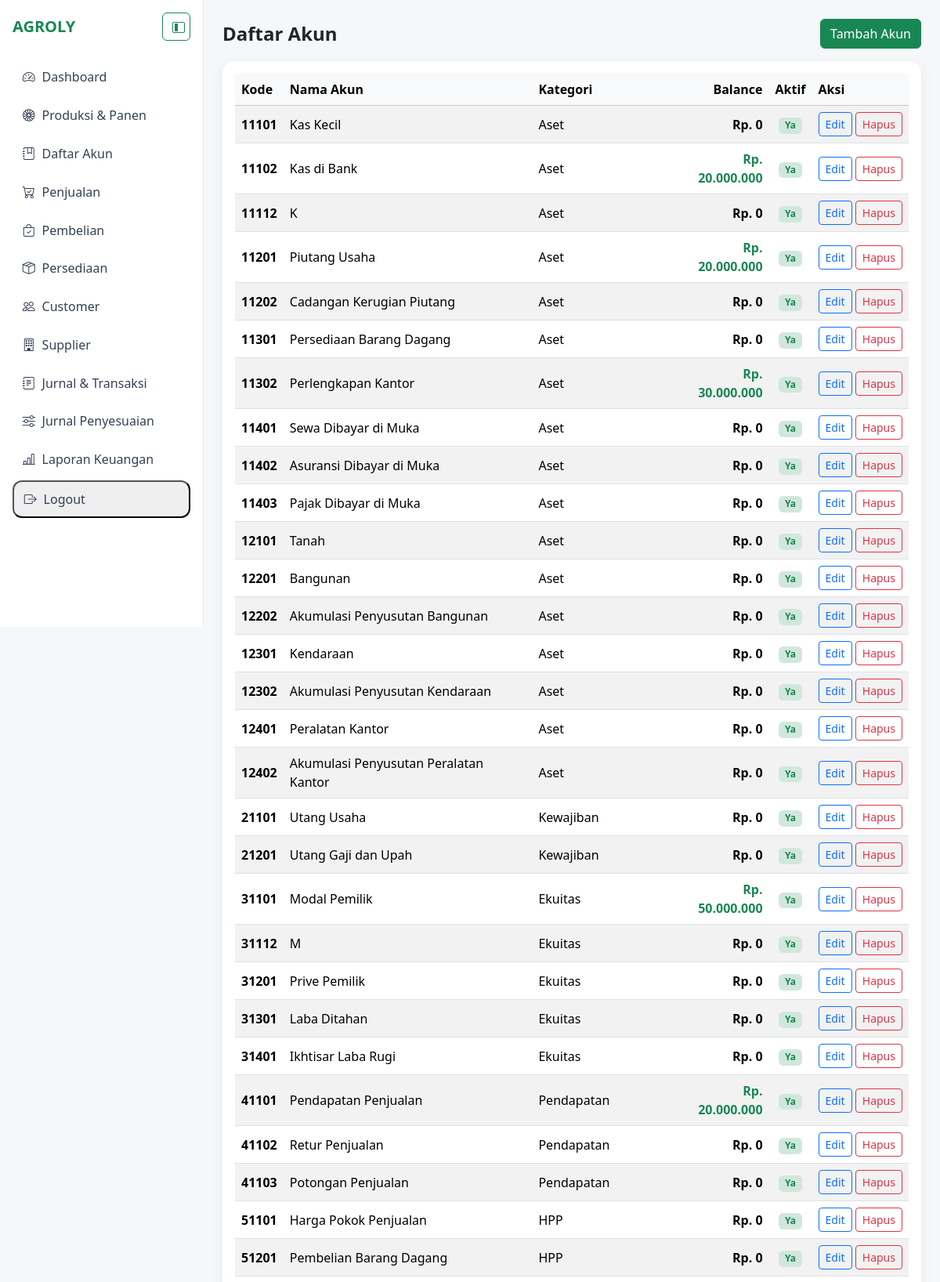
The page /akuntansi/daftar-akun/ (signed in, upper part) on the database its author committed.
### agroly/akuntansi/models.py (models this page shows, shortened)
class Akun(models.Model):
    KATEGORI_AKUN = (
        ("aset", "Aset"),
        ("kewajiban", "Kewajiban"),
        ("ekuitas", "Ekuitas"),
        ("pendapatan", "Pendapatan"),
        ("hpp", "HPP"),
        ("beban_operasional", "Beban Operasional"),
        ("pendapatan_lain", "Pendapatan Lain-lain"),
        ("beban_lain", "Beban Lain-lain"),
    )
    kode_akun = models.CharField(max_length=10, unique=True)
    nama_akun = models.CharField(max_length=150)
    kategori_akun = models.CharField(max_length=30, choices=KATEGORI_AKUN)
    aktif = models.BooleanField(default=True)
    class Meta:
        db_table = "akun"
        ordering = ["kode_akun"]

### agroly/akuntansi/views.py (the view)
# urls.py: path("daftar-akun/", AkunListView.as_view(), name="daftar_akun"),
class AkunListView(LoginRequiredMixin, ListView):
    model = Akun
    template_name = "akuntansi/akun_list.html"
    context_object_name = "daftar_akun"
    def get_context_data(self, **kwargs):
        context = super().get_context_data(**kwargs)
        context["daftar_akun"] = [
            {"akun": akun, **ServiceLaporanKeuangan.balance_akun_untuk_daftar(akun)}
            for akun in context["daftar_akun"]
        ]
        return context

### agroly/akuntansi/services.py (called while the page is built)
    @staticmethod
    def saldo_akun(akun: Akun) -> Decimal:
        agregat = JurnalDetail.objects.filter(akun=akun).aggregate(
            total_debit=Sum("debit"),
            total_kredit=Sum("kredit"),
        )
        debit = agregat["total_debit"] or Decimal("0")
        kredit = agregat["total_kredit"] or Decimal("0")
        if akun.kategori_akun in KATEGORI_SALDO_NORMAL_KREDIT:
            return kredit - debit
        return debit - kredit

    @staticmethod
    def balance_akun_untuk_daftar(akun: Akun) -> dict:
        saldo = ServiceLaporanKeuangan.saldo_akun(akun)
        return {"saldo": saldo}

### agroly/akuntansi/templatetags/akuntansi_filters.py (called while the page is built)
@register.filter
def format_rp_neraca(nilai):
    return format_rupiah_neraca(nilai)

### agroly/utils/format_rupiah.py (called while the page is built)
def format_rupiah(nilai) -> str:
    amount = Decimal(nilai or 0).quantize(Decimal("1"), rounding=ROUND_HALF_UP)
    sign = "-" if amount < 0 else ""
    amount = abs(amount)
    integer_text = f"{int(amount):,}".replace(",", ".")
    return f"{sign}Rp. {integer_text}"

def format_rupiah_neraca(nilai) -> str:
    amount = Decimal(nilai or 0).quantize(Decimal("1"), rounding=ROUND_HALF_UP)
    if amount < 0:
        return f"({format_rupiah(abs(amount))})"
    return format_rupiah(amount)

### templates/akuntansi/akun_list.html (shortened to what this page needs)
{% extends "base.html" %}
{% load akuntansi_filters %}
{% block content %}
<div class="d-flex justify-content-between align-items-center mb-3">
  <h4 class="fw-bold mb-0">Daftar Akun</h4>
  <a href="{% url 'akuntansi:tambah_akun' %}" class="btn btn-success">Tambah Akun</a>
</div>
<div class="card kartu p-3">
  <div class="table-responsive">
    <table class="table table-striped table-hover align-middle mb-0">
      <thead class="table-light">
        <tr>
          <th>Kode</th>
          <th>Nama Akun</th>
          <th>Kategori</th>
          <th class="text-end">Balance</th>
          <th class="text-center">Aktif</th>
          <th>Aksi</th>
        </tr>
      </thead>
      <tbody>
        {% for row in daftar_akun %}
          <tr>
            <td class="fw-semibold">{{ row.akun.kode_akun }}</td>
            <td>{{ row.akun.nama_akun }}</td>
            <td>{{ row.akun.get_kategori_akun_display }}</td>
            <td class="text-end fw-semibold {% if row.saldo < 0 %}text-danger{% elif row.saldo > 0 %}text-success{% endif %}">
              {{ row.saldo|format_rp_neraca }}
            </td>
            <td class="text-center">
              {% if row.akun.aktif %}
                <span class="badge bg-success-subtle text-success">Ya</span>
              {% else %}
                <span class="badge bg-secondary-subtle text-secondary">Tidak</span>
              {% endif %}
            </td>
            <td class="text-nowrap">
              <a href="{% url 'akuntansi:edit_akun' row.akun.pk %}" class="btn btn-sm btn-outline-primary">Edit</a>
              <form method="post" action="{% url 'akuntansi:hapus_akun' row.akun.pk %}" class="d-inline" onsubmit="return confirm('Hapus akun ini?');">
                <button type="submit" class="btn btn-sm btn-outline-danger">Hapus</button>
              </form>
            </td>
          </tr>
        {% empty %}
          <tr><td colspan="6" class="text-center text-muted py-4">Belum ada akun.</td></tr>
        {% endfor %}
      </tbody>
    </table>
  </div>
</div>
{% endblock %}

### templates/base.html (style rules this page uses)
body { background:#f5f7f9; }
.kartu { border:0; border-radius:1rem; box-shadow:0 6px 20px rgba(16,24,40,.06); transition:all .3s ease; }

### rows shown on the page
Akun: akun.kode_akun "11101", akun.nama_akun "Kas Kecil", akun.kategori_akun "Aset", saldo "Rp. 0", aktif "Ya"
Akun: akun.kode_akun "11102", akun.nama_akun "Kas di Bank", akun.kategori_akun "Aset", saldo "Rp. 20.000.000", aktif "Ya"
Akun: akun.kode_akun "11112", akun.nama_akun "K", akun.kategori_akun "Aset", saldo "Rp. 0", aktif "Ya"
Akun: akun.kode_akun "11201", akun.nama_akun "Piutang Usaha", akun.kategori_akun "Aset", saldo "Rp. 20.000.000", aktif "Ya"
Akun: akun.kode_akun "11202", akun.nama_akun "Cadangan Kerugian Piutang", akun.kategori_akun "Aset", saldo "Rp. 0", aktif "Ya"
Akun: akun.kode_akun "11301", akun.nama_akun "Persediaan Barang Dagang", akun.kategori_akun "Aset", saldo "Rp. 0", aktif "Ya"
Akun: akun.kode_akun "11302", akun.nama_akun "Perlengkapan Kantor", akun.kategori_akun "Aset", saldo "Rp. 30.000.000", aktif "Ya"
Akun: akun.kode_akun "11401", akun.nama_akun "Sewa Dibayar di Muka", akun.kategori_akun "Aset", saldo "Rp. 0", aktif "Ya"
Akun: akun.kode_akun "11402", akun.nama_akun "Asuransi Dibayar di Muka", akun.kategori_akun "Aset", saldo "Rp. 0", aktif "Ya"
Akun: akun.kode_akun "11403", akun.nama_akun "Pajak Dibayar di Muka", akun.kategori_akun "Aset", saldo "Rp. 0", aktif "Ya"
Akun: akun.kode_akun "12101", akun.nama_akun "Tanah", akun.kategori_akun "Aset", saldo "Rp. 0", aktif "Ya"
Akun: akun.kode_akun "12201", akun.nama_akun "Bangunan", akun.kategori_akun "Aset", saldo "Rp. 0", aktif "Ya"
Akun: akun.kode_akun "12202", akun.nama_akun "Akumulasi Penyusutan Bangunan", akun.kategori_akun "Aset", saldo "Rp. 0", aktif "Ya"
Akun: akun.kode_akun "12301", akun.nama_akun "Kendaraan", akun.kategori_akun "Aset", saldo "Rp. 0", aktif "Ya"
Akun: akun.kode_akun "12302", akun.nama_akun "Akumulasi Penyusutan Kendaraan", akun.kategori_akun "Aset", saldo "Rp. 0", aktif "Ya"
Akun: akun.kode_akun "12401", akun.nama_akun "Peralatan Kantor", akun.kategori_akun "Aset", saldo "Rp. 0", aktif "Ya"
Akun: akun.kode_akun "12402", akun.nama_akun "Akumulasi Penyusutan Peralatan Kantor", akun.kategori_akun "Aset", saldo "Rp. 0", aktif "Ya"
Akun: akun.kode_akun "21101", akun.nama_akun "Utang Usaha", akun.kategori_akun "Kewajiban", saldo "Rp. 0", aktif "Ya"
Akun: akun.kode_akun "21201", akun.nama_akun "Utang Gaji dan Upah", akun.kategori_akun "Kewajiban", saldo "Rp. 0", aktif "Ya"
Akun: akun.kode_akun "31101", akun.nama_akun "Modal Pemilik", akun.kategori_akun "Ekuitas", saldo "Rp. 50.000.000", aktif "Ya"
Akun: akun.kode_akun "31112", akun.nama_akun "M", akun.kategori_akun "Ekuitas", saldo "Rp. 0", aktif "Ya"
Akun: akun.kode_akun "31201", akun.nama_akun "Prive Pemilik", akun.kategori_akun "Ekuitas", saldo "Rp. 0", aktif "Ya"
Akun: akun.kode_akun "31301", akun.nama_akun "Laba Ditahan", akun.kategori_akun "Ekuitas", saldo "Rp. 0", aktif "Ya"
Akun: akun.kode_akun "31401", akun.nama_akun "Ikhtisar Laba Rugi", akun.kategori_akun "Ekuitas", saldo "Rp. 0", aktif "Ya"
Akun: akun.kode_akun "41101", akun.nama_akun "Pendapatan Penjualan", akun.kategori_akun "Pendapatan", saldo "Rp. 20.000.000", aktif "Ya"
Akun: akun.kode_akun "41102", akun.nama_akun "Retur Penjualan", akun.kategori_akun "Pendapatan", saldo "Rp. 0", aktif "Ya"
Akun: akun.kode_akun "41103", akun.nama_akun "Potongan Penjualan", akun.kategori_akun "Pendapatan", saldo "Rp. 0", aktif "Ya"
Akun: akun.kode_akun "51101", akun.nama_akun "Harga Pokok Penjualan", akun.kategori_akun "HPP", saldo "Rp. 0", aktif "Ya"
Akun: akun.kode_akun "51201", akun.nama_akun "Pembelian Barang Dagang", akun.kategori_akun "HPP", saldo "Rp. 0", aktif "Ya"
